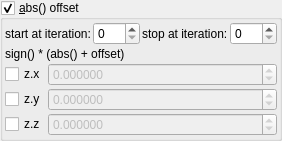
    <widget class="MyGroupBox" name="groupCheck_transf_function_enabledP_false">
     <property name="title">
      <string>&amp;abs() offset</string>
     </property>
     <property name="checkable">
      <bool>true</bool>
     </property>
     <layout class="QVBoxLayout" name="verticalLayout_17" stretch="0,0,0">
      <property name="spacing">
       <number>2</number>
      </property>
      <property name="leftMargin">
       <number>2</number>
      </property>
      <property name="topMargin">
       <number>2</number>
      </property>
      <property name="rightMargin">
       <number>2</number>
      </property>
      <property name="bottomMargin">
       <number>2</number>
      </property>
      <item>
       <layout class="QHBoxLayout" name="horizontalLayout_20" stretch="0,1,0,1">
        <item>
         <widget class="QLabel" name="label_101">
          <property name="text">
           <string>start at iteration:</string>
          </property>
         </widget>
        </item>
        <item>
         <widget class="MySpinBox" name="spinboxInt_transf_start_iterations_P">
          <property name="sizePolicy">
           <sizepolicy hsizetype="Minimum" vsizetype="Maximum">
            <horstretch>0</horstretch>
            <verstretch>0</verstretch>
           </sizepolicy>
          </property>
          <property name="minimum">
           <number>0</number>
          </property>
          <property name="maximum">
           <number>999</number>
          </property>
          <property name="value">
           <number>0</number>
          </property>
         </widget>
        </item>
        <item>
         <widget class="QLabel" name="label_73">
          <property name="text">
           <string>stop at iteration:</string>
          </property>
         </widget>
        </item>
        <item>
         <widget class="MySpinBox" name="spinboxInt_transf_stop_iterations_P1">
          <property name="sizePolicy">
           <sizepolicy hsizetype="Preferred" vsizetype="Maximum">
            <horstretch>0</horstretch>
            <verstretch>0</verstretch>
           </sizepolicy>
          </property>
          <property name="maximum">
           <number>999</number>
          </property>
         </widget>
        </item>
       </layout>
      </item>
      <item>
       <widget class="QLabel" name="label_18">
        <property name="text">
         <string notr="true">sign() * (abs() + offset)</string>
        </property>
       </widget>
      </item>
      <item>
       <layout class="QGridLayout" name="gridLayout_4" columnstretch="0,1">
        <property name="spacing">
         <number>2</number>
        </property>
        <item row="1" column="1">
         <widget class="MyDoubleSpinBox" name="spinbox3_transf_offset_000_y">
          <property name="enabled">
           <bool>false</bool>
          </property>
          <property name="sizePolicy">
           <sizepolicy hsizetype="Minimum" vsizetype="Maximum">
            <horstretch>0</horstretch>
            <verstretch>0</verstretch>
           </sizepolicy>
          </property>
          <property name="prefix">
           <string/>
          </property>
          <property name="suffix">
           <string/>
          </property>
          <property name="decimals">
           <number>6</number>
          </property>
          <property name="minimum">
           <double>-99.989999999999995</double>
          </property>
          <property name="maximum">
           <double>99.989999999999995</double>
          </property>
          <property name="singleStep">
           <double>0.100000000000000</double>
          </property>
         </widget>
        </item>
        <item row="2" column="1">
         <widget class="MyDoubleSpinBox" name="spinbox3_transf_offset_000_z">
          <property name="enabled">
           <bool>false</bool>
          </property>
          <property name="sizePolicy">
           <sizepolicy hsizetype="Minimum" vsizetype="Maximum">
            <horstretch>0</horstretch>
            <verstretch>0</verstretch>
           </sizepolicy>
          </property>
          <property name="prefix">
           <string/>
          </property>
          <property name="suffix">
           <string/>
          </property>
          <property name="decimals">
           <number>6</number>
          </property>
          <property name="minimum">
           <double>-99.989999999999995</double>
          </property>
          <property name="maximum">
           <double>99.989999999999995</double>
          </property>
          <property name="singleStep">
           <double>0.100000000000000</double>
          </property>
         </widget>
        </item>
        <item row="1" column="0">
         <widget class="MyCheckBox" name="checkBox_transf_function_enabledy_false">
          <property name="text">
           <string notr="true">z.y</string>
          </property>
         </widget>
        </item>
        <item row="2" column="0">
         <widget class="MyCheckBox" name="checkBox_transf_function_enabledz_false">
          <property name="text">
           <string notr="true">z.z</string>
          </property>
         </widget>
        </item>
        <item row="0" column="1">
         <widget class="MyDoubleSpinBox" name="spinbox3_transf_offset_000_x">
          <property name="enabled">
           <bool>false</bool>
          </property>
          <property name="sizePolicy">
           <sizepolicy hsizetype="Minimum" vsizetype="Maximum">
            <horstretch>0</horstretch>
            <verstretch>0</verstretch>
           </sizepolicy>
          </property>
          <property name="prefix">
           <string/>
          </property>
          <property name="suffix">
           <string/>
          </property>
          <property name="decimals">
           <number>6</number>
          </property>
          <property name="minimum">
           <double>-99.989999999999995</double>
          </property>
          <property name="maximum">
           <double>99.989999999999995</double>
          </property>
          <property name="singleStep">
           <double>0.100000000000000</double>
          </property>
         </widget>
        </item>
        <item row="0" column="0">
         <widget class="MyCheckBox" name="checkBox_transf_function_enabledx_false">
          <property name="text">
           <string notr="true">z.x</string>
          </property>
         </widget>
        </item>
       </layout>
      </item>
     </layout>
    </widget>
